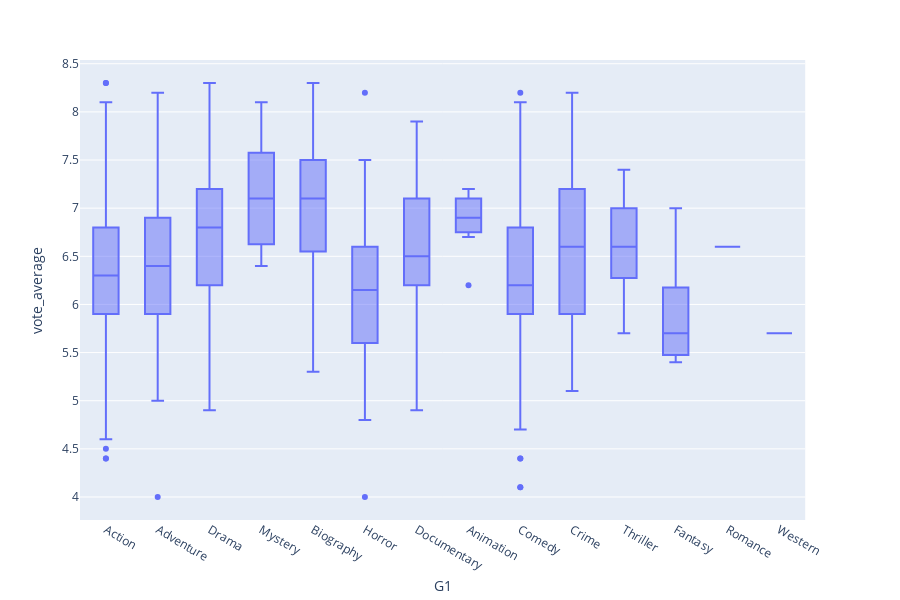

The code cell stored with this chart in its notebook:
### Markdown cell above
Here we see that mystery films and biography films often rate the best.  Obviously we can't focus on these movies and nothing else (you need variety), but it might help to have more of these films than the average studio or streaming service.

### Code cell
print('Genres to Target on Basis of Average Rating:')
fig4 = px.box(df4, x='G1', y='vote_average',
                hover_data=['G1'])
fig4.show()

### Figure 1 — Plotly figure (JSON) as saved in the notebook; plotly's stock layout.template omitted (floating-point values rounded to 4 significant figures; data arrays with more than 128 entries replaced by an {"elided": "..."} marker saying what was removed)
{"data": [{"alignmentgroup": "True", "customdata": {"elided": "1000x1 str values"}, "hoverlabel": {"namelength": 0}, "hovertemplate": "G1=%{customdata[0]}<br>vote_average=%{y}", "legendgroup": "", "marker": {"color": "#636efa"}, "name": "", "notched": false, "offsetgroup": "", "orientation": "v", "showlegend": false, "type": "box", "x": {"elided": "1000 str values"}, "x0": " ", "xaxis": "x", "y": {"elided": "1000 float values"}, "y0": " ", "yaxis": "y"}], "layout": {"boxmode": "group", "height": 600, "legend": {"tracegroupgap": 0}, "margin": {"t": 60}, "xaxis": {"anchor": "y", "domain": [0, 0.98], "title": {"text": "G1"}}, "yaxis": {"anchor": "x", "domain": [0, 1], "title": {"text": "vote_average"}}}}
